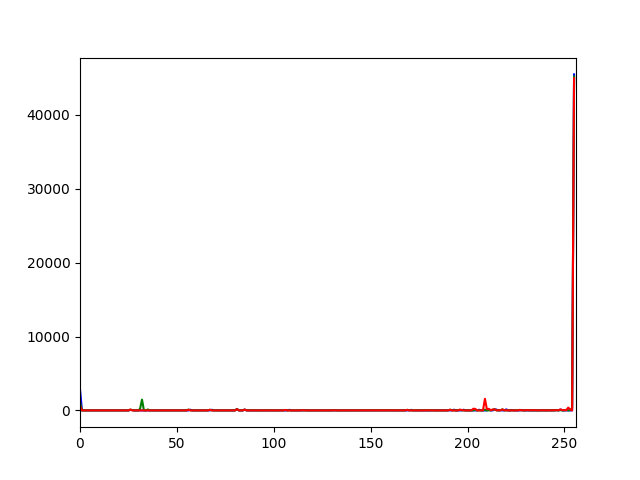
#> input picture Assignment/report/figures/ScalingHists/diamond.png, 640 x 480 px, given in place of diamond2.png, which was not available
$ python task_1.py   (older library calls are emulated)
#> lines starting #> are read from the running program, lines starting #| are printed output that depends on the picture; pictures that were not available may be replaced by others from this repository, and a replacement may not be noted
### Assignment/report/code/utils.py
import cv2 as cv
import numpy as np
from matplotlib import pyplot as plt
import math
import os

def setup():
  try:
    os.mkdir("./out_files")
    os.mkdir("./out_files/rotation")
    os.mkdir("./out_files/scale")
    os.mkdir("./out_files/task_2")
    os.mkdir("./out_files/task_2/rotation")
    os.mkdir("./out_files/task_2/scaled")
    os.mkdir("./out_files/task_3")
    os.mkdir("./out_files/task_3/card_objects")
    os.mkdir("./out_files/task_3/dugong_objects")
    os.mkdir("./out_files/task_4")
    os.mkdir("./out_files/task_4/card")
    os.mkdir("./out_files/task_4/dugong")
  except FileExistsError:
    print("Required Folders Exist")
  except:
    print("Unable to create required folders, please create them manually.")

def rAngle(img, ang): # angle in radians.
#> called with ang = 0.785
  canvas = np.zeros((int(img.shape[0] * 2), int(img.shape[1] * 2), 3), dtype=np.uint8)
#> canvas: shape (960, 1280, 3); every value is 0
  h, w, z = img.shape
#> h = 480; w = 640; z = 3
  hh, ww, z = canvas.shape
#> hh = 960; ww = 1280
  yoff = round((hh-h)/2)
#> yoff = 240
  xoff = round((ww-w)/2)
#> xoff = 320
  result = canvas.copy()
  result[yoff:yoff+h, xoff:xoff+w] = img
  img = result
  degrees = (ang * 180) / math.pi
  center = tuple(np.array(img.shape[1::-1]) / 2)
#> center = (640, 480)
  rotateMatrix = cv.getRotationMatrix2D(center, degrees, 1.0)
  return cv.warpAffine(img, rotateMatrix, img.shape[1::-1], flags=cv.INTER_LINEAR)

def scaleImg(img, widthScale, heightScale):
  newW = int(img.shape[1] * widthScale)
  newH = int(img.shape[0] * heightScale)
  img = cv.resize(img, (newW, newH))
  return img

def calcHist(img, filename):
  color = ('b','g','r')
  for i, col in enumerate(color):
    histr = cv.calcHist([img], [i], None, [256], [0, 256])
    plt.plot(histr, color = col)
    plt.xlim([0, 256])
  plt.savefig(filename)
  plt.clf()

# [133 lines left out: functions placeOn, toFile, hogVariation, concon, conObjects, imgToBinary, not called in this run]

### Assignment/report/code/task_1.py
import cv2 as cv
import numpy as np
import utils
import math
import random
utils.setup()

title = {'./images/diamond2.png': 'diamond', './images/Dugong.jpg': 'Dugong'}
imageSources = ['./images/diamond2.png', './images/Dugong.jpg']
for imageSource in imageSources: # ROTATION
  images = {
    'neutral': [cv.imread(imageSource, cv.IMREAD_COLOR)],
    'deg45': [utils.rAngle(cv.imread(imageSource, cv.IMREAD_COLOR), math.radians(45))],
    'degn45': [utils.rAngle(cv.imread(imageSource, cv.IMREAD_COLOR), math.radians(-45))],
    'deg90': [cv.rotate(cv.imread(imageSource, cv.IMREAD_COLOR), cv.ROTATE_90_CLOCKWISE)],
    'degn90': [cv.rotate(cv.imread(imageSource, cv.IMREAD_COLOR), cv.ROTATE_90_COUNTERCLOCKWISE)],
    'flipped': [cv.flip(cv.imread(imageSource, cv.IMREAD_COLOR), 0)]
  }
#> call 2 of rAngle, with ang = -0.785
#> in rAngle (call 2), `return cv.warpAffine(img, rotateMatrix, img.shape[1::-1], flags=cv.INT..`:
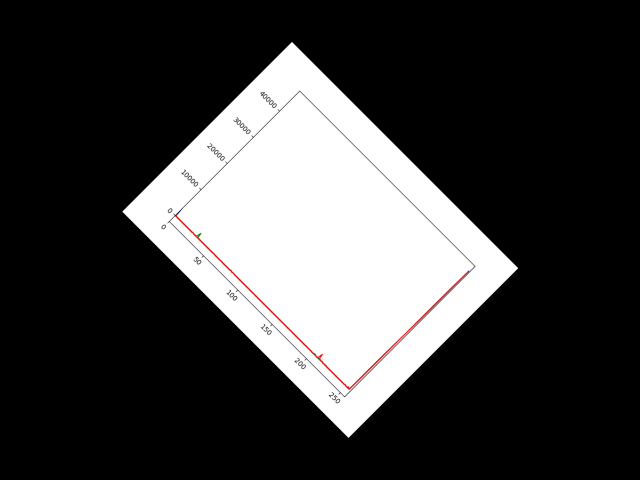
#> returned value: shape (960, 1280, 3) (shown at 1/2 size); mean of channels 0, 1, 2 62.7, 62.7, 63; drawn as B, G, R
  for key, image in images.items(): # Hist
    utils.calcHist(image[0], './out_files/rotation/{0}{1} Hist.png'.format(title[imageSource], key))
#> this loop made 6 passes
#> key on passes 1 to 6: 'neutral', 'deg45', 'degn45', 'deg90', 'degn90', 'flipped'
#> pass 1, in calcHist, `plt.savefig(filename)`:
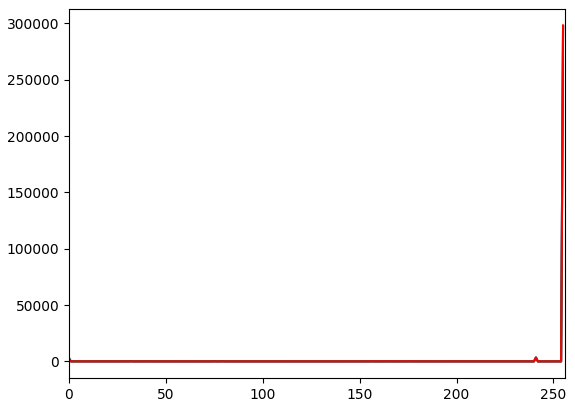
#> figure drawn by matplotlib, 1 panel; curve peaks at x = 255, y = 297356; curve peaks at x = 255, y = 297313; curve peaks at x = 255, y = 298246
  for image in images.values(): # Corner Detection
    cpy = image[0].copy()
    cpy[cv.cornerHarris(cv.cvtColor(image[0], cv.COLOR_BGR2GRAY), 5, 9, 0.05)>0.01*cpy.max()]=[255,0,0]
    image.append(cpy)
#> this loop made 6 passes
  cv.imwrite('./out_files/rotation/{0}Neutral Corners.png'.format(title[imageSource]), images['neutral'][1])
  cv.imwrite('./out_files/rotation/{0}Deg 45 Corners.png'.format(title[imageSource]), images['deg45'][1])
  cv.imwrite('./out_files/rotation/{0}Deg -45 Corners.png'.format(title[imageSource]), images['degn45'][1])
  cv.imwrite('./out_files/rotation/{0}Deg 90 Corners.png'.format(title[imageSource]), images['deg90'][1])
  cv.imwrite('./out_files/rotation/{0}Deg -90 Corners.png'.format(title[imageSource]), images['degn90'][1])
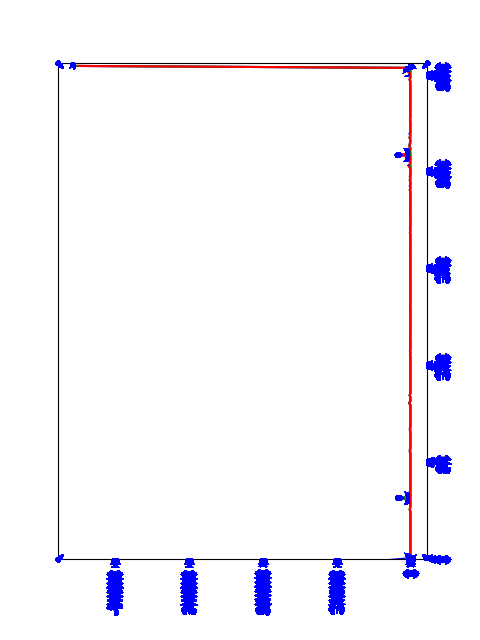
#> saved as diamondDeg -90 Corners.png: shape (640, 480, 3); mean B, G, R 251.8, 246.5, 247.8
  cv.imwrite('./out_files/rotation/{0}180 Deg Corners.png'.format(title[imageSource]), images['flipped'][1]) # Rotationally Invariant
  for image in images.values(): # SIFT
    SIFT = cv.xfeatures2d.SIFT_create()
    kp, des = SIFT.detectAndCompute(cv.cvtColor(image[0], cv.COLOR_BGR2GRAY), None)
    image.append(cv.drawKeypoints(cv.cvtColor(image[0], cv.COLOR_BGR2GRAY), kp, image[0]))
  cv.imwrite('./out_files/rotation/{0}Neutral SIFT.png'.format(title[imageSource]), images['neutral'][2])
  cv.imwrite('./out_files/rotation/{0}Deg 45 SIFT.png'.format(title[imageSource]), images['deg45'][2])
  cv.imwrite('./out_files/rotation/{0}Deg -45 SIFT.png'.format(title[imageSource]), images['degn45'][2])
  cv.imwrite('./out_files/rotation/{0}Deg 90 SIFT.png'.format(title[imageSource]), images['deg90'][2])
  cv.imwrite('./out_files/rotation/{0}Deg -90 SIFT.png'.format(title[imageSource]), images['degn90'][2])
  cv.imwrite('./out_files/rotation/{0}180 Deg SIFT.png'.format(title[imageSource]), images['flipped'][2]) # Rotationally Invariant
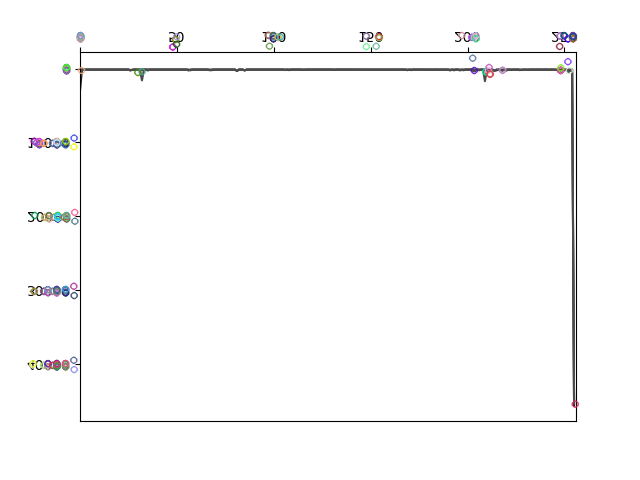
#> saved as diamond180 Deg SIFT.png: shape (480, 640, 3); mean B, G, R 250.8, 250.8, 250.8
#> pass 2 of the loop `for imageSource in imageSources:`:
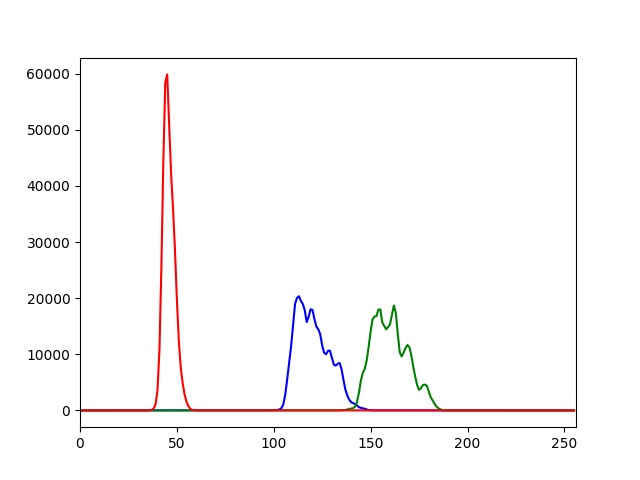
#> input picture Assignment/report/figures/ScalingHists/dugong.png, 640 x 480 px, given in place of Dugong.jpg, which was not available
#> the loop `for key, image in images.items():` made 6 passes
#> the loop `for image in images.values():` made 6 passes
#> `cv.imwrite('./out_files/rotation/{0}Deg -90 Corners.png'.format(title[..`:
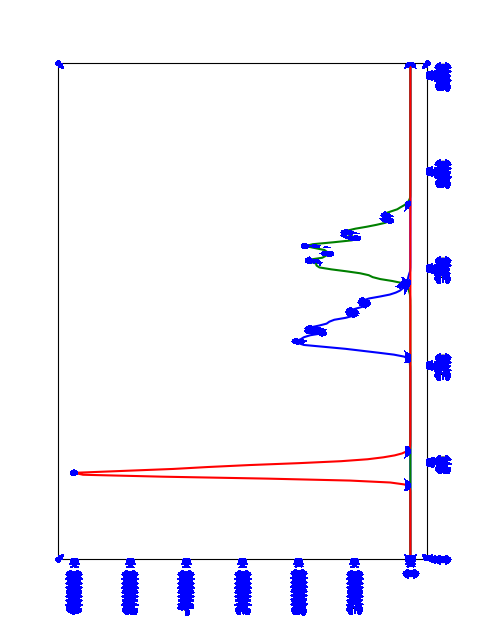
#> saved as DugongDeg -90 Corners.png: shape (640, 480, 3); mean B, G, R 251.1, 243.4, 245
#> `cv.imwrite('./out_files/rotation/{0}180 Deg SIFT.png'.format(title[ima..`:
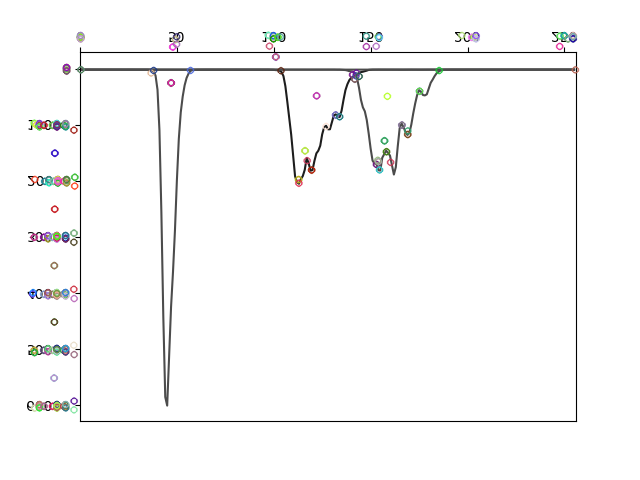
#> saved as Dugong180 Deg SIFT.png: shape (480, 640, 3); mean B, G, R 249.2, 249.2, 249.2

for imageSource in imageSources: # Scaling
  images = {
    'neutral': [cv.imread(imageSource, cv.IMREAD_COLOR)],
    '75%': [utils.scaleImg(cv.imread(imageSource, cv.IMREAD_COLOR), 0.75, 0.75)],
    '50%': [utils.scaleImg(cv.imread(imageSource, cv.IMREAD_COLOR), 0.50, 0.50)],
    'widthReduced': [utils.scaleImg(cv.imread(imageSource, cv.IMREAD_COLOR), 0.50, 1)],
    'heightReduced': [utils.scaleImg(cv.imread(imageSource, cv.IMREAD_COLOR), 1, 0.50)]
  }
#> in scaleImg, `newW = int(img.shape[1] * widthScale)`: newW = 480
#> call 4 of scaleImg, with widthScale = 1, heightScale = 0.5
#> in scaleImg (call 4), `newW = int(img.shape[1] * widthScale)`: newW = 640
#> in scaleImg (call 4), `img = cv.resize(img, (newW, newH))`:
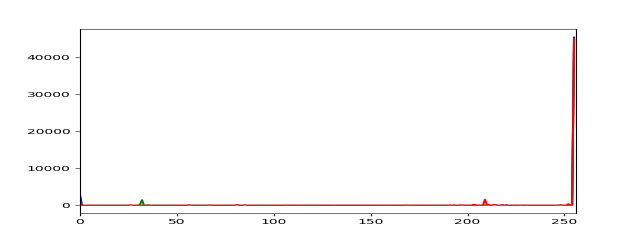
#> img: shape (240, 640, 3); mean of channels 0, 1, 2 250.7, 250.7, 252.1; drawn as B, G, R

  # Hist
  for key, image in images.items():
    utils.calcHist(image[0], './out_files/scale/{0}{1} Hist.png'.format(title[imageSource], key))
#> this loop made 5 passes
#> key on passes 1 to 5: 'neutral', '75%', '50%', 'widthReduced', 'heightReduced'
  for image in images.values():
    cpy = image[0].copy()
    cpy[cv.cornerHarris(cv.cvtColor(image[0], cv.COLOR_BGR2GRAY), 5, 9, 0.05)>0.01*cpy.max()]=[255,0,0]
    image.append(cpy)
#> this loop made 5 passes
#> cpy: shape (240, 640, 3)
  cv.imwrite('./out_files/scale/{0}Neutral Corners.png'.format(title[imageSource]), images['neutral'][1])
  cv.imwrite('./out_files/scale/{0}75 Corners.png'.format(title[imageSource]), images['75%'][1])
  cv.imwrite('./out_files/scale/{0}50 Corners.png'.format(title[imageSource]), images['50%'][1])
  cv.imwrite('./out_files/scale/{0}widthReduced Corners.png'.format(title[imageSource]), images['widthReduced'][1])
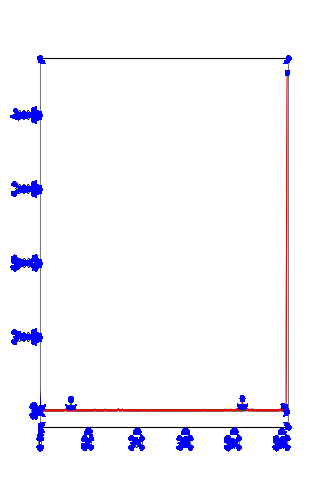
#> saved as diamondwidthReduced Corners.png: shape (480, 320, 3); mean B, G, R 251.7, 246, 247.2
  cv.imwrite('./out_files/scale/{0}heightReduced Corners.png'.format(title[imageSource]), images['heightReduced'][1]) # Scale Invariant
  for image in images.values(): # SIFT
    SIFT = cv.xfeatures2d.SIFT_create()
    kp, des = SIFT.detectAndCompute(cv.cvtColor(image[0], cv.COLOR_BGR2GRAY), None)
    image.append(cv.drawKeypoints(cv.cvtColor(image[0], cv.COLOR_BGR2GRAY), kp, image[0]))
  cv.imwrite('./out_files/scale/{0}Neutral SIFT.png'.format(title[imageSource]), images['neutral'][2])
  cv.imwrite('./out_files/scale/{0}75 SIFT.png'.format(title[imageSource]), images['75%'][2])
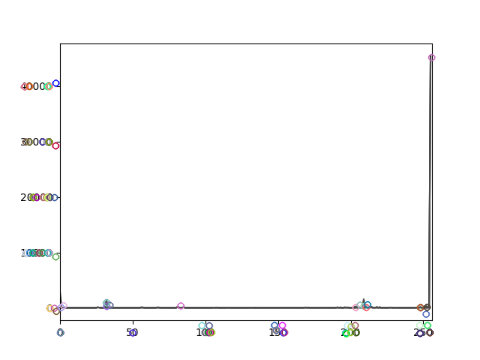
#> saved as diamond75 SIFT.png: shape (360, 480, 3); mean B, G, R 250.6, 250.6, 250.6
  cv.imwrite('./out_files/scale/{0}50 SIFT.png'.format(title[imageSource]), images['50%'][2])
  cv.imwrite('./out_files/scale/{0}widthReduced SIFT.png'.format(title[imageSource]), images['widthReduced'][2])
  cv.imwrite('./out_files/scale/{0}heightReduced SIFT.png'.format(title[imageSource]), images['heightReduced'][2]) # Mostly Scale Invariant
#> pass 2 of the loop `for imageSource in imageSources:`:
#> the loop `for key, image in images.items():` made 5 passes
#> the loop `for image in images.values():` made 5 passes
